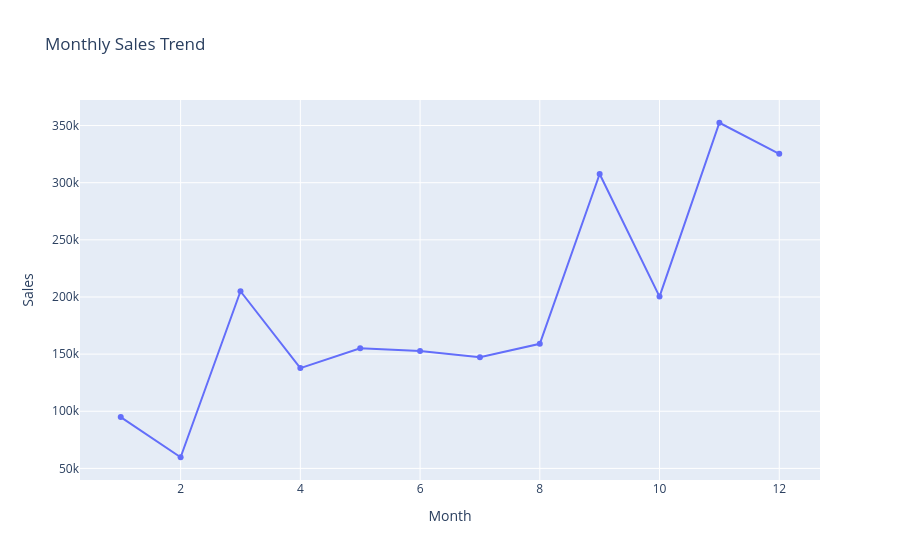

The cell this chart's notebook holds for it:
### Code cell
fig = px.line(
    monthly_sales,
    x='Month',
    y='Sales',
    title='Monthly Sales Trend',
    markers=True
)

fig.show()

### Figure 1 — Plotly figure (JSON) as saved in the notebook; plotly's stock layout.template omitted (floating-point values rounded to 4 significant figures)
{"data": [{"hovertemplate": "Month=%{x}<br>Sales=%{y}<extra></extra>", "legendgroup": "", "line": {"color": "#636efa", "dash": "solid"}, "marker": {"symbol": "circle"}, "mode": "lines+markers", "name": "", "orientation": "v", "showlegend": false, "type": "scatter", "x": [1, 2, 3, 4, 5, 6, 7, 8, 9, 10, 11, 12], "xaxis": "x", "y": [94920.0, 59750.0, 205000.0, 137800.0, 155000.0, 152700.0, 147200.0, 159000.0, 307600.0, 200300.0, 352500.0, 325300.0], "yaxis": "y"}], "layout": {"legend": {"tracegroupgap": 0}, "title": {"text": "Monthly Sales Trend"}, "xaxis": {"anchor": "y", "domain": [0, 1], "title": {"text": "Month"}}, "yaxis": {"anchor": "x", "domain": [0, 1], "title": {"text": "Sales"}}}}
